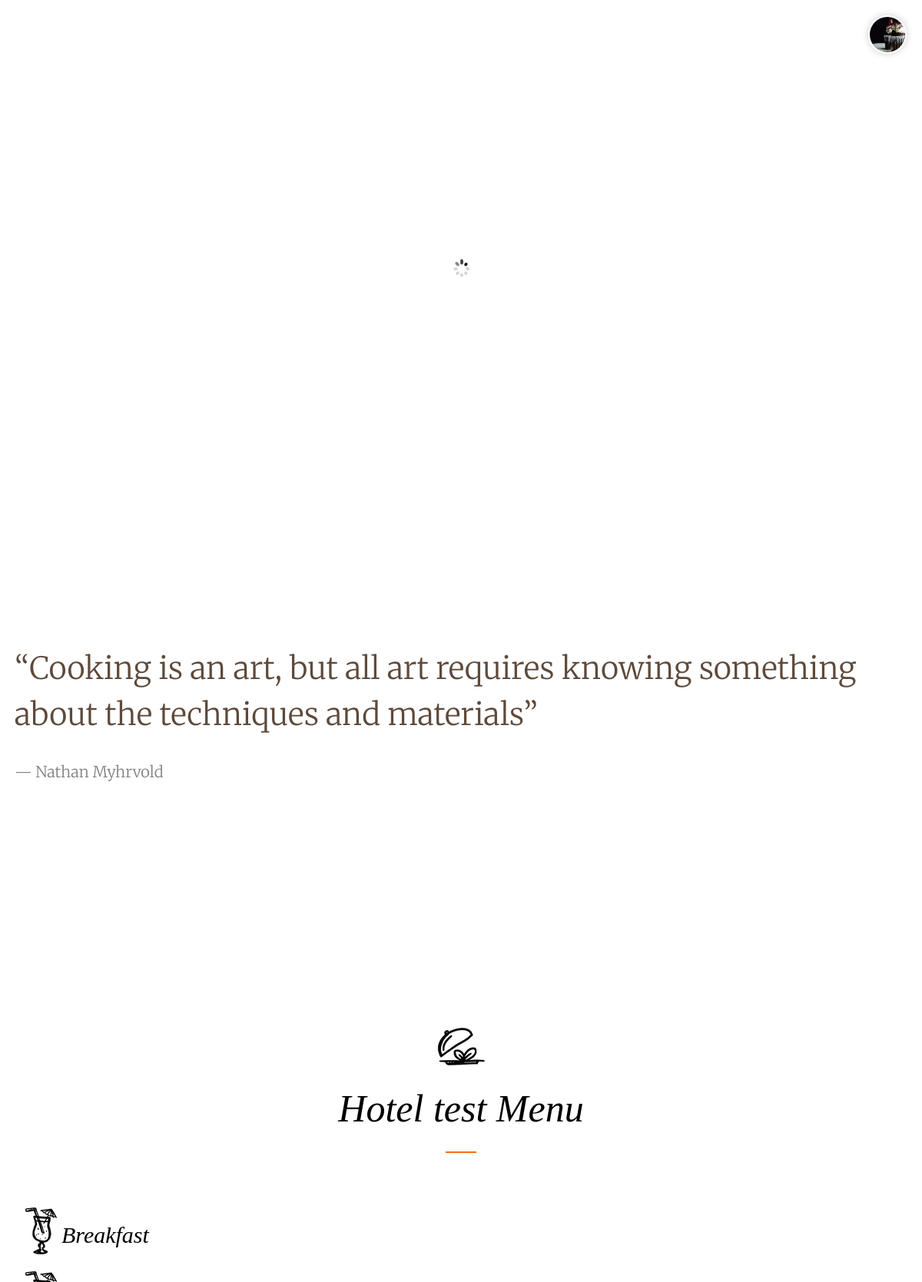
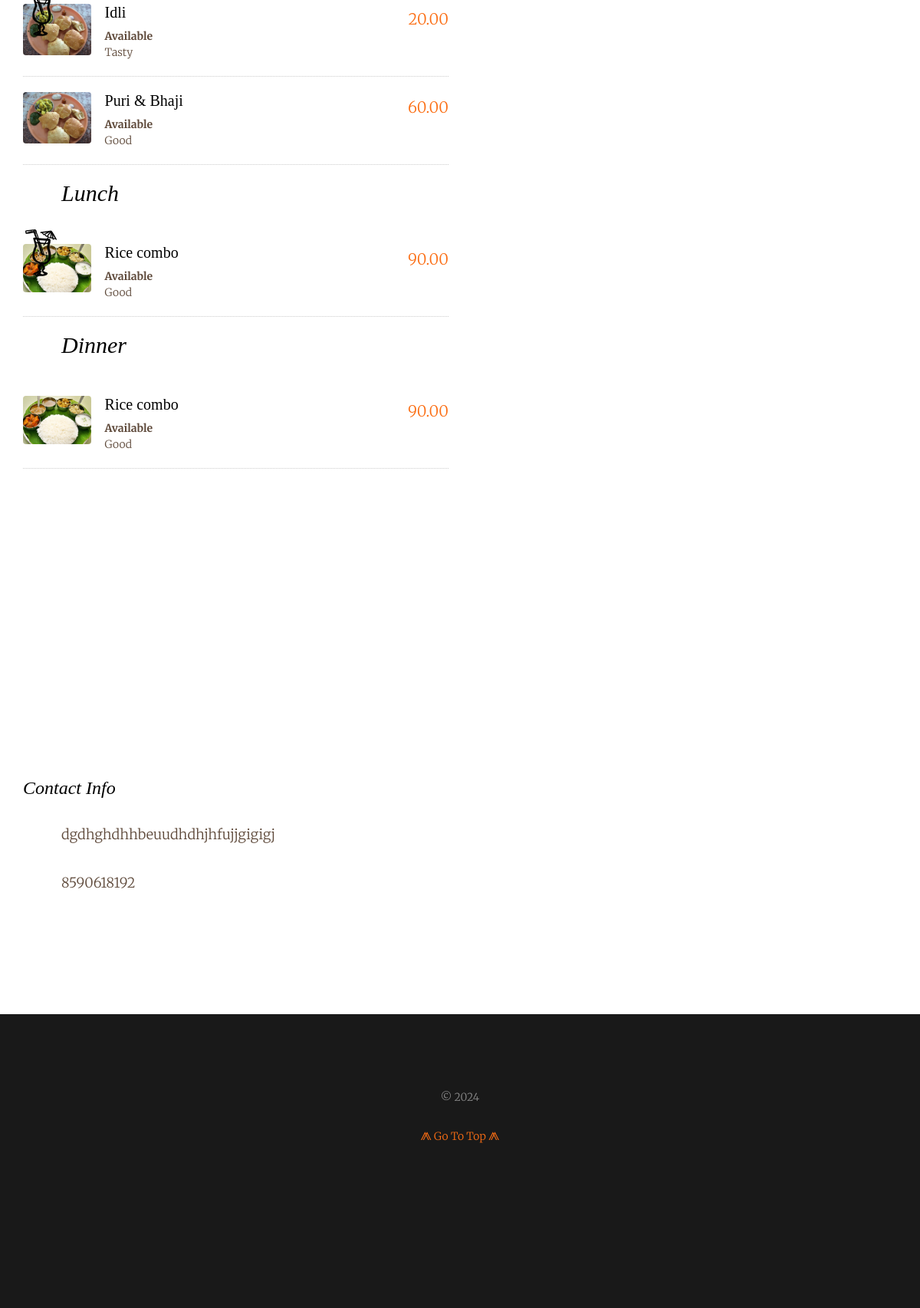
The page / (signed in) on the database its author committed (2 pictures, top to bottom).
### admin_backend/models.py (models this page shows, shortened)
class HotelUsers(models.Model):
    user = models.ForeignKey(DeveloperAdmin, on_delete=models.SET_DEFAULT, default=1, related_name='hotels')
    property_name = models.CharField(max_length=50,unique=True)
    owner_name = models.CharField(max_length=50)
    email = models.EmailField()
    mobile = models.IntegerField()
    logo = models.ImageField(upload_to="logos/",null=True,blank=True)
    address = models.CharField(max_length=200)
    city = models.CharField(max_length=20)
    state = models.CharField(max_length=20)
    sales_executive = models.CharField(max_length=50,null=True)
    amount = models.FloatField(null=True)
    tax = models.FloatField(null=True)
    total_amount = models.FloatField(null=True)
    duration = models.CharField(choices=Duration,max_length=100)
    website = models.URLField(max_length=200)
    agreement = models.ImageField(upload_to="agreements/",null=True,blank=True)
    qr_code = models.ImageField(upload_to="qr", null=True,blank=True)
    is_active = models.BooleanField(default=True)

### hotel/models.py (models this page shows, shortened)
class Category(models.Model):
    user = models.ForeignKey(DeveloperAdmin, on_delete=models.CASCADE,null=True,related_name='hotel_categories')
    name = models.CharField(max_length=100)

class MenuItem(models.Model):
    user = models.ForeignKey(DeveloperAdmin, on_delete=models.CASCADE,null=True, related_name='hotel_menus')
    name = models.CharField(max_length=100)
    category = models.ForeignKey(Category, on_delete=models.CASCADE)
    price = models.DecimalField(max_digits=10, decimal_places=2)
    description = models.TextField()
    image = models.ImageField(upload_to="dishes/",null=True,blank=True)
    available = models.BooleanField(default=True)

### frontend/views.py (the view)
# urls.py: path('', menu_card, name='menu_card'),
def menu_card(request):
    hotel_identifier = request.user.id
    menu_items = MenuItem.objects.filter(user_id=hotel_identifier)
    categories = Category.objects.filter(user_id=hotel_identifier)
    properties = HotelUsers.objects.filter(user_id=hotel_identifier)
    return render(request, 'frontend/menu_card.html', {'menu_items': menu_items, 'categories': categories,'properties':properties})

### templates/frontend/menu_card.html (shortened to what this page needs)
{% load static %}
<!DOCTYPE html>
 <html class="no-js">
	<head>
	<link rel="stylesheet" href="{% static 'css/frontend/animate.css' %}">
	<link rel="stylesheet" href="{% static 'css/frontend/icomoon.css' %}">
	<link rel="stylesheet" href="{% static 'css/frontend/simple-line-icons.css' %}">
	<link rel="stylesheet" href="{% static 'css/frontend/bootstrap-datetimepicker.min.css' %}">
	<link rel="stylesheet" href="{% static 'css/frontend/flexslider.css' %}">
	<link rel="stylesheet" href="{% static 'css/frontend/bootstrap.css' %}">
	<link rel="stylesheet" href="{% static 'css/frontend/style.css' %}">
	</head>
	<body>
	<div id="fh5co-container">
		{% for property in properties %}
		<div class="logo-container">
			<img src="{{ property.logo.url }}" alt="Your Logo" class="logo">
		</div>
		{% endfor %}
		<div id="fh5co-home" class="js-fullheight" data-section="home">
			<div class="flexslider">
				<div class="fh5co-text">
					<div class="container">
						<div class="row">
							<h1 class="to-animate">Your<br>Menu<br>Card</h1>
						</div>
					</div>
				</div>
			</div>
		</div>
		<div id="fh5co-sayings">
			<div class="container">
				<div class="row to-animate">
					<div class="flexslider">
						<ul class="slides">
							<li>
								<blockquote>
									<p>&ldquo;Cooking is an art, but all art requires knowing something about the techniques and materials&rdquo;</p>
									<p class="quote-author">&mdash; Nathan Myhrvold</p>
								</blockquote>
							</li>
						</ul>
					</div>
				</div>
			</div>
		</div>
		<div id="fh5co-menus" data-section="menu">
			<div class="container">
				<div class="row text-center fh5co-heading row-padded">
					<div class="col-md-8 col-md-offset-2">
						{% for property in properties %}
						<h2 class="heading to-animate">Hotel {{ property.property_name }} Menu</h2>
						{% endfor %}
					</div>
				</div>
				<div class="row row-padded">
					<div class="col-md-6">
						<div class="fh5co-food-menu to-animate-2">
							{% for category in categories %}
							<h2 class="fh5co-drinks">{{ category.name }}</h2>
							<ul>
								{% for menu_item in category.menuitem_set.all %}
								<li>
									<div class="fh5co-food-desc">
										<figure>
											{% if menu_item.image %}
											<img src="{{ menu_item.image.url }}" class="img-responsive" alt="Free HTML5 Templates by FREEHTML5.co">
											{% else %}
											<img src="{% static 'assets/images/custom-select.png' %}" alt="" />
											{% endif %}
										</figure>
										<div>
											<h3>{{ menu_item.name }}</h3>
											{% if menu_item.available %}
											<strong>Available</strong>
											{% else %}
											<strong>Out of Stock</strong>
											{% endif %}
											<p>{{ menu_item.description }}</p>
										</div>
									</div>
									<div class="fh5co-food-pricing">
										{{ menu_item.price }}
									</div>
								</li>
								{% endfor %}
							</ul>
							{% endfor %}
						</div>
					</div>
				</div>
				<div class="row">
					<div class="col-md-4 col-md-offset-4 text-center to-animate-2">
					</div>
				</div>
			</div>
		</div>
		<div id="fh5co-contact" data-section="reservation">
			<div class="container">
				<div class="row text-center fh5co-heading row-padded">
				</div>
				<div class="row">
					<div class="col-md-6 to-animate-2">
						<h3>Contact Info</h3>
						<ul class="fh5co-contact-info">
							{% for property in properties %}
							<li class="fh5co-contact-address ">
								<i class="icon-home"></i>
								{{ property.address }}<br>
							</li>
							<li><i class="icon-phone"></i>{{ property.mobile }}</li>
							{% endfor %}
						</ul>
					</div>
				</div>
			</div>
		</div>
	</div>
	<div id="fh5co-footer">
		<div class="container">
			<div class="row row-padded">
				<div class="col-md-12 text-center">
					<p class="to-animate">&copy; 2024  <br>
					</p>
					<p class="text-center to-animate"><a href="#" class="js-gotop">⨇ Go To Top ⨇</a></p>
				</div>
			</div>
			<div class="row">
				<div class="col-md-12 text-center">
					<ul class="fh5co-social">
						<li class="to-animate-2"><a href="#"><i class="icon-facebook"></i></a></li>
						<li class="to-animate-2"><a href="#"><i class="icon-twitter"></i></a></li>
						<li class="to-animate-2"><a href="#"><i class="icon-instagram"></i></a></li>
					</ul>
				</div>
			</div>
		</div>
	</div>
	</body>
</html>

### static/css/frontend/icomoon.css (style rules this page uses)
[class^="icon-"], [class*=" icon-"] { font-family: 'icomoon'; speak: none; font-style: normal; font-weight: normal; font-variant: normal; text-transform: none; line-height: 1; -webkit-font-smoothing: antialiased; -moz-osx-font-smoothing: grayscale; }
.icon-home:before { content: "\f015"; }
.icon-phone:before { content: "\f095"; }
.icon-twitter:before { content: "\f099"; }
.icon-facebook:before { content: "\f09a"; }
.icon-instagram:before { content: "\f16d"; }

### static/css/frontend/flexslider.css (style rules this page uses)
.slides, .slides > li, .flex-control-nav, .flex-direction-nav { margin: 0; padding: 0; list-style: none; }
.flexslider { margin: 0; padding: 0; }
.flexslider .slides > li { display: none; -webkit-backface-visibility: hidden; }
.flexslider .slides:after { content: "\0020"; display: block; clear: both; visibility: hidden; line-height: 0; height: 0; }
.no-js .flexslider .slides > li:first-child { display: block; }
.flexslider { margin: 0 0 60px; background: #ffffff; border: 4px solid #ffffff; position: relative; zoom: 1; -webkit-border-radius: 4px; -moz-border-radius: 4px; border-radius: 4px; -webkit-box-shadow: '' 0 1px 4px rgba(0, 0, 0, 0.2); -moz-box-shadow: '' 0 1px 4px rgba(0, 0, 0, 0.2); -o-box-shadow: '' 0 1px 4px rgba(0, 0, 0, 0.2); box-shadow: '' 0 1px 4px rgba(0, 0, 0, 0.2); }
.flexslider .slides { zoom: 1; }

### templates/frontend/menu_card.html (style rules this page uses)
.logo-container { position: fixed; top: 20px; right: 20px; z-index: 9999; }
.logo { width: 50px; height: 50px; border-radius: 50%; border: 2px solid #fff; box-shadow: 0 0 10px rgba(0, 0, 0, 0.2); }

### rows shown on the page
HotelUsers: logo (picture), property_name "test", address "dgdhghdhhbeuudhdhjhfujjgigigj", mobile "8590618192"
Category: name "Breakfast"
MenuItem: image (picture), name "Idli", available "Available", description "Tasty", price "20.00"
MenuItem: image (picture), name "Puri & Bhaji", available "Available", description "Good", price "60.00"
Category: name "Lunch"
MenuItem: image (picture), name "Rice combo", available "Available", description "Good", price "90.00"
Category: name "Dinner"
MenuItem: image (picture), name "Rice combo", available "Available", description "Good", price "90.00"
